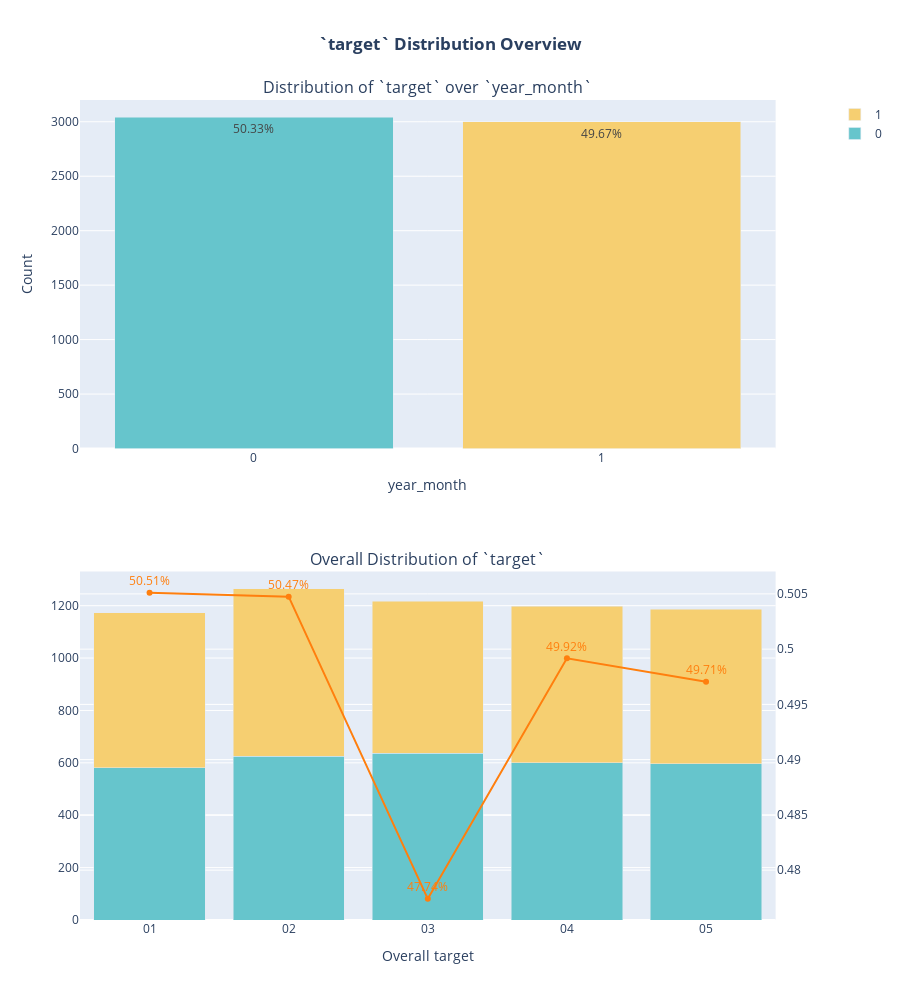

This figure's notebook cell:
### Code cell


### Figure 1 — Plotly figure (JSON) as saved in the notebook; plotly's stock layout.template omitted (floating-point values rounded to 4 significant figures)
{"data": [{"customdata": [0.5033, 0.4967], "hovertemplate": "%{y} (%{customdata:.1%})", "marker": {"color": ["rgb(102, 197, 204)", "rgb(246, 207, 113)", "rgb(248, 156, 116)", "rgb(220, 176, 242)", "rgb(135, 197, 95)", "rgb(158, 185, 243)", "rgb(254, 136, 177)", "rgb(201, 219, 116)", "rgb(139, 224, 164)", "rgb(180, 151, 231)", "rgb(179, 179, 179)"]}, "name": "target", "showlegend": false, "text": ["50.33%", "49.67%"], "textposition": "auto", "type": "bar", "x": ["0", "1"], "xaxis": "x", "y": [3040, 3000], "yaxis": "y"}, {"customdata": [0.4949, 0.4953, 0.5226, 0.5008, 0.5029], "hovertemplate": "%{y} (%{customdata:.1%})", "marker": {"color": "rgb(102, 197, 204)"}, "name": "0", "type": "bar", "x": ["01", "02", "03", "04", "05"], "xaxis": "x2", "y": [581, 626, 636, 600, 597], "yaxis": "y3"}, {"customdata": [0.5051, 0.5047, 0.4774, 0.4992, 0.4971], "hovertemplate": "%{y} (%{customdata:.1%})", "marker": {"color": "rgb(246, 207, 113)"}, "name": "1", "type": "bar", "x": ["01", "02", "03", "04", "05"], "xaxis": "x2", "y": [593, 638, 581, 598, 590], "yaxis": "y3"}, {"customdata": [0.5051, 0.5047, 0.4774, 0.4992, 0.4971], "hovertemplate": "%{y} (%{customdata:.1%})", "marker": {"color": "#ff7f0e"}, "mode": "lines+markers+text", "name": "target", "showlegend": false, "text": ["50.51%", "50.47%", "47.74%", "49.92%", "49.71%"], "textfont": {"color": "#ff7f0e", "size": 12}, "textposition": "top center", "type": "scatter", "x": ["01", "02", "03", "04", "05"], "xaxis": "x2", "y": [0.5051, 0.5047, 0.4774, 0.4992, 0.4971], "yaxis": "y4"}], "layout": {"annotations": [{"font": {"size": 16}, "showarrow": false, "text": "Distribution of `target` over `year_month`", "x": 0.47, "xanchor": "center", "xref": "paper", "y": 1, "yanchor": "bottom", "yref": "paper"}, {"font": {"size": 16}, "showarrow": false, "text": "Overall Distribution of `target`", "x": 0.47, "xanchor": "center", "xref": "paper", "y": 0.425, "yanchor": "bottom", "yref": "paper"}], "barmode": "stack", "height": 1000, "hovermode": "x unified", "title": {"text": "<b>`target` Distribution Overview</b>", "x": 0.5}, "xaxis": {"anchor": "y", "domain": [0, 0.94], "title": {"text": "year_month"}}, "xaxis2": {"anchor": "y3", "domain": [0, 0.94], "title": {"text": "Overall target"}}, "yaxis": {"anchor": "x", "domain": [0.575, 1], "title": {"text": "Count"}}, "yaxis2": {"anchor": "x", "color": "#ff7f0e", "overlaying": "y", "side": "right", "title": {"text": "Target Percentage"}}, "yaxis3": {"anchor": "x2", "domain": [0, 0.425]}, "yaxis4": {"anchor": "x2", "overlaying": "y3", "side": "right"}}}
